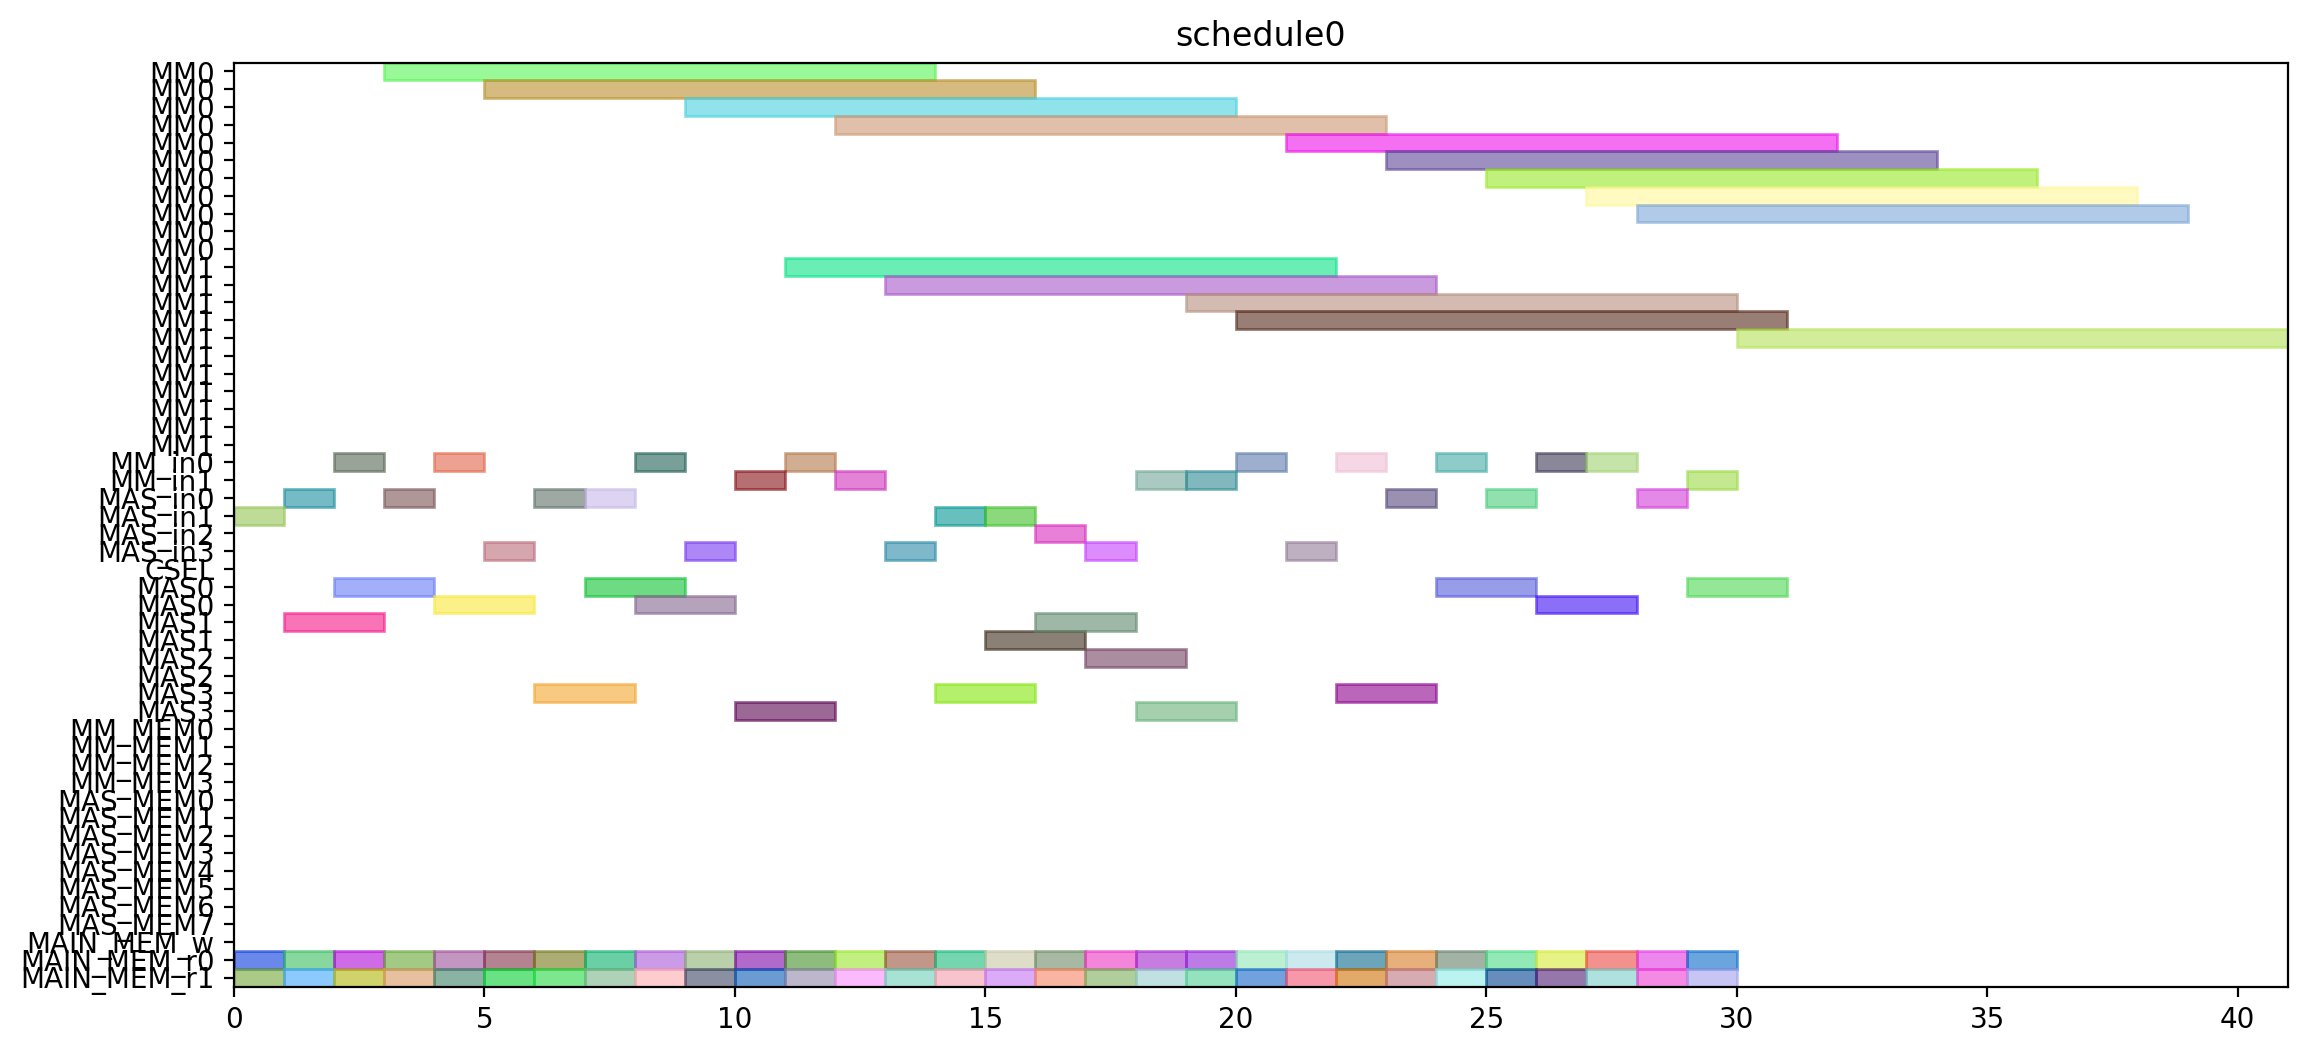

Write Python code to recreate this figure.
from pyschedule import Scenario, solvers, plotters, alt


def solve():
	horizon = 120
	S = Scenario("schedule0", horizon=horizon)

	# resource
	MM = S.Resources('MM', num=2, size=11)
	MM_in = S.Resources('MM_in', num=2)
	MAS_in = S.Resources('MAS_in', num=4)
	CSEL = S.Resource('CSEL')
	MAS = S.Resources('MAS', num=4, size=2, periods=range(1, horizon))
	MM_MEM = S.Resources('MM_MEM', num=4)
	MAS_MEM = S.Resources('MAS_MEM', num=8)
	MAIN_MEM_w = S.Resource('MAIN_MEM_w', size=1)
	MAIN_MEM_r = S.Resources('MAIN_MEM_r', num=2)

	# result of previous scheduling

	# new tasks
	r1_t0 = S.Task('r1_t0', length=11, delay_cost=1)
	r1_t0 += alt(MM)
	r1_t0_in = S.Task('r1_t0_in', length=1, delay_cost=1)
	r1_t0_in += alt(MM_in)
	S += r1_t0_in*MM_in[0]<=r1_t0*MM[0]
	S += r1_t0_in*MM_in[1]<=r1_t0*MM[1]
	r1_t0_mem0 = S.Task('r1_t0_mem0', length=1, delay_cost=1)
	r1_t0_mem0 += MAIN_MEM_r[0]
	S += r1_t0_mem0 <= r1_t0

	r1_t0_mem1 = S.Task('r1_t0_mem1', length=1, delay_cost=1)
	r1_t0_mem1 += MAIN_MEM_r[1]
	S += r1_t0_mem1 <= r1_t0

	r1_t1 = S.Task('r1_t1', length=11, delay_cost=1)
	r1_t1 += alt(MM)
	r1_t1_in = S.Task('r1_t1_in', length=1, delay_cost=1)
	r1_t1_in += alt(MM_in)
	S += r1_t1_in*MM_in[0]<=r1_t1*MM[0]
	S += r1_t1_in*MM_in[1]<=r1_t1*MM[1]
	r1_t1_mem0 = S.Task('r1_t1_mem0', length=1, delay_cost=1)
	r1_t1_mem0 += MAIN_MEM_r[0]
	S += r1_t1_mem0 <= r1_t1

	r1_t1_mem1 = S.Task('r1_t1_mem1', length=1, delay_cost=1)
	r1_t1_mem1 += MAIN_MEM_r[1]
	S += r1_t1_mem1 <= r1_t1

	r1_t2 = S.Task('r1_t2', length=2, delay_cost=1)
	r1_t2 += alt(MAS)
	r1_t2_in = S.Task('r1_t2_in', length=1, delay_cost=1)
	r1_t2_in += alt(MAS_in)
	S += r1_t2_in*MAS_in[0]<=r1_t2*MAS[0]

	S += r1_t2_in*MAS_in[1]<=r1_t2*MAS[1]

	S += r1_t2_in*MAS_in[2]<=r1_t2*MAS[2]

	S += r1_t2_in*MAS_in[3]<=r1_t2*MAS[3]

	r1_t2_mem0 = S.Task('r1_t2_mem0', length=1, delay_cost=1)
	r1_t2_mem0 += MAIN_MEM_r[0]
	S += r1_t2_mem0 <= r1_t2

	r1_t2_mem1 = S.Task('r1_t2_mem1', length=1, delay_cost=1)
	r1_t2_mem1 += MAIN_MEM_r[1]
	S += r1_t2_mem1 <= r1_t2

	r1_t3 = S.Task('r1_t3', length=2, delay_cost=1)
	r1_t3 += alt(MAS)
	r1_t3_in = S.Task('r1_t3_in', length=1, delay_cost=1)
	r1_t3_in += alt(MAS_in)
	S += r1_t3_in*MAS_in[0]<=r1_t3*MAS[0]

	S += r1_t3_in*MAS_in[1]<=r1_t3*MAS[1]

	S += r1_t3_in*MAS_in[2]<=r1_t3*MAS[2]

	S += r1_t3_in*MAS_in[3]<=r1_t3*MAS[3]

	r1_t3_mem0 = S.Task('r1_t3_mem0', length=1, delay_cost=1)
	r1_t3_mem0 += MAIN_MEM_r[0]
	S += r1_t3_mem0 <= r1_t3

	r1_t3_mem1 = S.Task('r1_t3_mem1', length=1, delay_cost=1)
	r1_t3_mem1 += MAIN_MEM_r[1]
	S += r1_t3_mem1 <= r1_t3

	r3_t0 = S.Task('r3_t0', length=11, delay_cost=1)
	r3_t0 += alt(MM)
	r3_t0_in = S.Task('r3_t0_in', length=1, delay_cost=1)
	r3_t0_in += alt(MM_in)
	S += r3_t0_in*MM_in[0]<=r3_t0*MM[0]
	S += r3_t0_in*MM_in[1]<=r3_t0*MM[1]
	r3_t0_mem0 = S.Task('r3_t0_mem0', length=1, delay_cost=1)
	r3_t0_mem0 += MAIN_MEM_r[0]
	S += r3_t0_mem0 <= r3_t0

	r3_t0_mem1 = S.Task('r3_t0_mem1', length=1, delay_cost=1)
	r3_t0_mem1 += MAIN_MEM_r[1]
	S += r3_t0_mem1 <= r3_t0

	r3_t1 = S.Task('r3_t1', length=11, delay_cost=1)
	r3_t1 += alt(MM)
	r3_t1_in = S.Task('r3_t1_in', length=1, delay_cost=1)
	r3_t1_in += alt(MM_in)
	S += r3_t1_in*MM_in[0]<=r3_t1*MM[0]
	S += r3_t1_in*MM_in[1]<=r3_t1*MM[1]
	r3_t1_mem0 = S.Task('r3_t1_mem0', length=1, delay_cost=1)
	r3_t1_mem0 += MAIN_MEM_r[0]
	S += r3_t1_mem0 <= r3_t1

	r3_t1_mem1 = S.Task('r3_t1_mem1', length=1, delay_cost=1)
	r3_t1_mem1 += MAIN_MEM_r[1]
	S += r3_t1_mem1 <= r3_t1

	r3_t2 = S.Task('r3_t2', length=2, delay_cost=1)
	r3_t2 += alt(MAS)
	r3_t2_in = S.Task('r3_t2_in', length=1, delay_cost=1)
	r3_t2_in += alt(MAS_in)
	S += r3_t2_in*MAS_in[0]<=r3_t2*MAS[0]

	S += r3_t2_in*MAS_in[1]<=r3_t2*MAS[1]

	S += r3_t2_in*MAS_in[2]<=r3_t2*MAS[2]

	S += r3_t2_in*MAS_in[3]<=r3_t2*MAS[3]

	r3_t2_mem0 = S.Task('r3_t2_mem0', length=1, delay_cost=1)
	r3_t2_mem0 += MAIN_MEM_r[0]
	S += r3_t2_mem0 <= r3_t2

	r3_t2_mem1 = S.Task('r3_t2_mem1', length=1, delay_cost=1)
	r3_t2_mem1 += MAIN_MEM_r[1]
	S += r3_t2_mem1 <= r3_t2

	r3_t3 = S.Task('r3_t3', length=2, delay_cost=1)
	r3_t3 += alt(MAS)
	r3_t3_in = S.Task('r3_t3_in', length=1, delay_cost=1)
	r3_t3_in += alt(MAS_in)
	S += r3_t3_in*MAS_in[0]<=r3_t3*MAS[0]

	S += r3_t3_in*MAS_in[1]<=r3_t3*MAS[1]

	S += r3_t3_in*MAS_in[2]<=r3_t3*MAS[2]

	S += r3_t3_in*MAS_in[3]<=r3_t3*MAS[3]

	r3_t3_mem0 = S.Task('r3_t3_mem0', length=1, delay_cost=1)
	r3_t3_mem0 += MAIN_MEM_r[0]
	S += r3_t3_mem0 <= r3_t3

	r3_t3_mem1 = S.Task('r3_t3_mem1', length=1, delay_cost=1)
	r3_t3_mem1 += MAIN_MEM_r[1]
	S += r3_t3_mem1 <= r3_t3

	r4_t0 = S.Task('r4_t0', length=11, delay_cost=1)
	r4_t0 += alt(MM)
	r4_t0_in = S.Task('r4_t0_in', length=1, delay_cost=1)
	r4_t0_in += alt(MM_in)
	S += r4_t0_in*MM_in[0]<=r4_t0*MM[0]
	S += r4_t0_in*MM_in[1]<=r4_t0*MM[1]
	r4_t0_mem0 = S.Task('r4_t0_mem0', length=1, delay_cost=1)
	r4_t0_mem0 += MAIN_MEM_r[0]
	S += r4_t0_mem0 <= r4_t0

	r4_t0_mem1 = S.Task('r4_t0_mem1', length=1, delay_cost=1)
	r4_t0_mem1 += MAIN_MEM_r[1]
	S += r4_t0_mem1 <= r4_t0

	r4_t1 = S.Task('r4_t1', length=11, delay_cost=1)
	r4_t1 += alt(MM)
	r4_t1_in = S.Task('r4_t1_in', length=1, delay_cost=1)
	r4_t1_in += alt(MM_in)
	S += r4_t1_in*MM_in[0]<=r4_t1*MM[0]
	S += r4_t1_in*MM_in[1]<=r4_t1*MM[1]
	r4_t1_mem0 = S.Task('r4_t1_mem0', length=1, delay_cost=1)
	r4_t1_mem0 += MAIN_MEM_r[0]
	S += r4_t1_mem0 <= r4_t1

	r4_t1_mem1 = S.Task('r4_t1_mem1', length=1, delay_cost=1)
	r4_t1_mem1 += MAIN_MEM_r[1]
	S += r4_t1_mem1 <= r4_t1

	r4_t2 = S.Task('r4_t2', length=2, delay_cost=1)
	r4_t2 += alt(MAS)
	r4_t2_in = S.Task('r4_t2_in', length=1, delay_cost=1)
	r4_t2_in += alt(MAS_in)
	S += r4_t2_in*MAS_in[0]<=r4_t2*MAS[0]

	S += r4_t2_in*MAS_in[1]<=r4_t2*MAS[1]

	S += r4_t2_in*MAS_in[2]<=r4_t2*MAS[2]

	S += r4_t2_in*MAS_in[3]<=r4_t2*MAS[3]

	r4_t2_mem0 = S.Task('r4_t2_mem0', length=1, delay_cost=1)
	r4_t2_mem0 += MAIN_MEM_r[0]
	S += r4_t2_mem0 <= r4_t2

	r4_t2_mem1 = S.Task('r4_t2_mem1', length=1, delay_cost=1)
	r4_t2_mem1 += MAIN_MEM_r[1]
	S += r4_t2_mem1 <= r4_t2

	r4_t3 = S.Task('r4_t3', length=2, delay_cost=1)
	r4_t3 += alt(MAS)
	r4_t3_in = S.Task('r4_t3_in', length=1, delay_cost=1)
	r4_t3_in += alt(MAS_in)
	S += r4_t3_in*MAS_in[0]<=r4_t3*MAS[0]

	S += r4_t3_in*MAS_in[1]<=r4_t3*MAS[1]

	S += r4_t3_in*MAS_in[2]<=r4_t3*MAS[2]

	S += r4_t3_in*MAS_in[3]<=r4_t3*MAS[3]

	r4_t3_mem0 = S.Task('r4_t3_mem0', length=1, delay_cost=1)
	r4_t3_mem0 += MAIN_MEM_r[0]
	S += r4_t3_mem0 <= r4_t3

	r4_t3_mem1 = S.Task('r4_t3_mem1', length=1, delay_cost=1)
	r4_t3_mem1 += MAIN_MEM_r[1]
	S += r4_t3_mem1 <= r4_t3

	r5_t0 = S.Task('r5_t0', length=11, delay_cost=1)
	r5_t0 += alt(MM)
	r5_t0_in = S.Task('r5_t0_in', length=1, delay_cost=1)
	r5_t0_in += alt(MM_in)
	S += r5_t0_in*MM_in[0]<=r5_t0*MM[0]
	S += r5_t0_in*MM_in[1]<=r5_t0*MM[1]
	r5_t0_mem0 = S.Task('r5_t0_mem0', length=1, delay_cost=1)
	r5_t0_mem0 += MAIN_MEM_r[0]
	S += r5_t0_mem0 <= r5_t0

	r5_t0_mem1 = S.Task('r5_t0_mem1', length=1, delay_cost=1)
	r5_t0_mem1 += MAIN_MEM_r[1]
	S += r5_t0_mem1 <= r5_t0

	r5_t1 = S.Task('r5_t1', length=11, delay_cost=1)
	r5_t1 += alt(MM)
	r5_t1_in = S.Task('r5_t1_in', length=1, delay_cost=1)
	r5_t1_in += alt(MM_in)
	S += r5_t1_in*MM_in[0]<=r5_t1*MM[0]
	S += r5_t1_in*MM_in[1]<=r5_t1*MM[1]
	r5_t1_mem0 = S.Task('r5_t1_mem0', length=1, delay_cost=1)
	r5_t1_mem0 += MAIN_MEM_r[0]
	S += r5_t1_mem0 <= r5_t1

	r5_t1_mem1 = S.Task('r5_t1_mem1', length=1, delay_cost=1)
	r5_t1_mem1 += MAIN_MEM_r[1]
	S += r5_t1_mem1 <= r5_t1

	r5_t2 = S.Task('r5_t2', length=2, delay_cost=1)
	r5_t2 += alt(MAS)
	r5_t2_in = S.Task('r5_t2_in', length=1, delay_cost=1)
	r5_t2_in += alt(MAS_in)
	S += r5_t2_in*MAS_in[0]<=r5_t2*MAS[0]

	S += r5_t2_in*MAS_in[1]<=r5_t2*MAS[1]

	S += r5_t2_in*MAS_in[2]<=r5_t2*MAS[2]

	S += r5_t2_in*MAS_in[3]<=r5_t2*MAS[3]

	r5_t2_mem0 = S.Task('r5_t2_mem0', length=1, delay_cost=1)
	r5_t2_mem0 += MAIN_MEM_r[0]
	S += r5_t2_mem0 <= r5_t2

	r5_t2_mem1 = S.Task('r5_t2_mem1', length=1, delay_cost=1)
	r5_t2_mem1 += MAIN_MEM_r[1]
	S += r5_t2_mem1 <= r5_t2

	r5_t3 = S.Task('r5_t3', length=2, delay_cost=1)
	r5_t3 += alt(MAS)
	r5_t3_in = S.Task('r5_t3_in', length=1, delay_cost=1)
	r5_t3_in += alt(MAS_in)
	S += r5_t3_in*MAS_in[0]<=r5_t3*MAS[0]

	S += r5_t3_in*MAS_in[1]<=r5_t3*MAS[1]

	S += r5_t3_in*MAS_in[2]<=r5_t3*MAS[2]

	S += r5_t3_in*MAS_in[3]<=r5_t3*MAS[3]

	r5_t3_mem0 = S.Task('r5_t3_mem0', length=1, delay_cost=1)
	r5_t3_mem0 += MAIN_MEM_r[0]
	S += r5_t3_mem0 <= r5_t3

	r5_t3_mem1 = S.Task('r5_t3_mem1', length=1, delay_cost=1)
	r5_t3_mem1 += MAIN_MEM_r[1]
	S += r5_t3_mem1 <= r5_t3

	r6_t0 = S.Task('r6_t0', length=11, delay_cost=1)
	r6_t0 += alt(MM)
	r6_t0_in = S.Task('r6_t0_in', length=1, delay_cost=1)
	r6_t0_in += alt(MM_in)
	S += r6_t0_in*MM_in[0]<=r6_t0*MM[0]
	S += r6_t0_in*MM_in[1]<=r6_t0*MM[1]
	r6_t0_mem0 = S.Task('r6_t0_mem0', length=1, delay_cost=1)
	r6_t0_mem0 += MAIN_MEM_r[0]
	S += r6_t0_mem0 <= r6_t0

	r6_t0_mem1 = S.Task('r6_t0_mem1', length=1, delay_cost=1)
	r6_t0_mem1 += MAIN_MEM_r[1]
	S += r6_t0_mem1 <= r6_t0

	r6_t1 = S.Task('r6_t1', length=11, delay_cost=1)
	r6_t1 += alt(MM)
	r6_t1_in = S.Task('r6_t1_in', length=1, delay_cost=1)
	r6_t1_in += alt(MM_in)
	S += r6_t1_in*MM_in[0]<=r6_t1*MM[0]
	S += r6_t1_in*MM_in[1]<=r6_t1*MM[1]
	r6_t1_mem0 = S.Task('r6_t1_mem0', length=1, delay_cost=1)
	r6_t1_mem0 += MAIN_MEM_r[0]
	S += r6_t1_mem0 <= r6_t1

	r6_t1_mem1 = S.Task('r6_t1_mem1', length=1, delay_cost=1)
	r6_t1_mem1 += MAIN_MEM_r[1]
	S += r6_t1_mem1 <= r6_t1

	r6_t2 = S.Task('r6_t2', length=2, delay_cost=1)
	r6_t2 += alt(MAS)
	r6_t2_in = S.Task('r6_t2_in', length=1, delay_cost=1)
	r6_t2_in += alt(MAS_in)
	S += r6_t2_in*MAS_in[0]<=r6_t2*MAS[0]

	S += r6_t2_in*MAS_in[1]<=r6_t2*MAS[1]

	S += r6_t2_in*MAS_in[2]<=r6_t2*MAS[2]

	S += r6_t2_in*MAS_in[3]<=r6_t2*MAS[3]

	r6_t2_mem0 = S.Task('r6_t2_mem0', length=1, delay_cost=1)
	r6_t2_mem0 += MAIN_MEM_r[0]
	S += r6_t2_mem0 <= r6_t2

	r6_t2_mem1 = S.Task('r6_t2_mem1', length=1, delay_cost=1)
	r6_t2_mem1 += MAIN_MEM_r[1]
	S += r6_t2_mem1 <= r6_t2

	r6_t3 = S.Task('r6_t3', length=2, delay_cost=1)
	r6_t3 += alt(MAS)
	r6_t3_in = S.Task('r6_t3_in', length=1, delay_cost=1)
	r6_t3_in += alt(MAS_in)
	S += r6_t3_in*MAS_in[0]<=r6_t3*MAS[0]

	S += r6_t3_in*MAS_in[1]<=r6_t3*MAS[1]

	S += r6_t3_in*MAS_in[2]<=r6_t3*MAS[2]

	S += r6_t3_in*MAS_in[3]<=r6_t3*MAS[3]

	r6_t3_mem0 = S.Task('r6_t3_mem0', length=1, delay_cost=1)
	r6_t3_mem0 += MAIN_MEM_r[0]
	S += r6_t3_mem0 <= r6_t3

	r6_t3_mem1 = S.Task('r6_t3_mem1', length=1, delay_cost=1)
	r6_t3_mem1 += MAIN_MEM_r[1]
	S += r6_t3_mem1 <= r6_t3

	r9_t2 = S.Task('r9_t2', length=2, delay_cost=1)
	r9_t2 += alt(MAS)
	r9_t2_in = S.Task('r9_t2_in', length=1, delay_cost=1)
	r9_t2_in += alt(MAS_in)
	S += r9_t2_in*MAS_in[0]<=r9_t2*MAS[0]

	S += r9_t2_in*MAS_in[1]<=r9_t2*MAS[1]

	S += r9_t2_in*MAS_in[2]<=r9_t2*MAS[2]

	S += r9_t2_in*MAS_in[3]<=r9_t2*MAS[3]

	r9_t2_mem0 = S.Task('r9_t2_mem0', length=1, delay_cost=1)
	r9_t2_mem0 += MAIN_MEM_r[0]
	S += r9_t2_mem0 <= r9_t2

	r9_t2_mem1 = S.Task('r9_t2_mem1', length=1, delay_cost=1)
	r9_t2_mem1 += MAIN_MEM_r[1]
	S += r9_t2_mem1 <= r9_t2

	r12_t0 = S.Task('r12_t0', length=11, delay_cost=1)
	r12_t0 += alt(MM)
	r12_t0_in = S.Task('r12_t0_in', length=1, delay_cost=1)
	r12_t0_in += alt(MM_in)
	S += r12_t0_in*MM_in[0]<=r12_t0*MM[0]
	S += r12_t0_in*MM_in[1]<=r12_t0*MM[1]
	r12_t0_mem0 = S.Task('r12_t0_mem0', length=1, delay_cost=1)
	r12_t0_mem0 += MAIN_MEM_r[0]
	S += r12_t0_mem0 <= r12_t0

	r12_t0_mem1 = S.Task('r12_t0_mem1', length=1, delay_cost=1)
	r12_t0_mem1 += MAIN_MEM_r[1]
	S += r12_t0_mem1 <= r12_t0

	r12_t1 = S.Task('r12_t1', length=11, delay_cost=1)
	r12_t1 += alt(MM)
	r12_t1_in = S.Task('r12_t1_in', length=1, delay_cost=1)
	r12_t1_in += alt(MM_in)
	S += r12_t1_in*MM_in[0]<=r12_t1*MM[0]
	S += r12_t1_in*MM_in[1]<=r12_t1*MM[1]
	r12_t1_mem0 = S.Task('r12_t1_mem0', length=1, delay_cost=1)
	r12_t1_mem0 += MAIN_MEM_r[0]
	S += r12_t1_mem0 <= r12_t1

	r12_t1_mem1 = S.Task('r12_t1_mem1', length=1, delay_cost=1)
	r12_t1_mem1 += MAIN_MEM_r[1]
	S += r12_t1_mem1 <= r12_t1

	r12_t2 = S.Task('r12_t2', length=2, delay_cost=1)
	r12_t2 += alt(MAS)
	r12_t2_in = S.Task('r12_t2_in', length=1, delay_cost=1)
	r12_t2_in += alt(MAS_in)
	S += r12_t2_in*MAS_in[0]<=r12_t2*MAS[0]

	S += r12_t2_in*MAS_in[1]<=r12_t2*MAS[1]

	S += r12_t2_in*MAS_in[2]<=r12_t2*MAS[2]

	S += r12_t2_in*MAS_in[3]<=r12_t2*MAS[3]

	r12_t2_mem0 = S.Task('r12_t2_mem0', length=1, delay_cost=1)
	r12_t2_mem0 += MAIN_MEM_r[0]
	S += r12_t2_mem0 <= r12_t2

	r12_t2_mem1 = S.Task('r12_t2_mem1', length=1, delay_cost=1)
	r12_t2_mem1 += MAIN_MEM_r[1]
	S += r12_t2_mem1 <= r12_t2

	r12_t3 = S.Task('r12_t3', length=2, delay_cost=1)
	r12_t3 += alt(MAS)
	r12_t3_in = S.Task('r12_t3_in', length=1, delay_cost=1)
	r12_t3_in += alt(MAS_in)
	S += r12_t3_in*MAS_in[0]<=r12_t3*MAS[0]

	S += r12_t3_in*MAS_in[1]<=r12_t3*MAS[1]

	S += r12_t3_in*MAS_in[2]<=r12_t3*MAS[2]

	S += r12_t3_in*MAS_in[3]<=r12_t3*MAS[3]

	r12_t3_mem0 = S.Task('r12_t3_mem0', length=1, delay_cost=1)
	r12_t3_mem0 += MAIN_MEM_r[0]
	S += r12_t3_mem0 <= r12_t3

	r12_t3_mem1 = S.Task('r12_t3_mem1', length=1, delay_cost=1)
	r12_t3_mem1 += MAIN_MEM_r[1]
	S += r12_t3_mem1 <= r12_t3

	r13_t0 = S.Task('r13_t0', length=11, delay_cost=1)
	r13_t0 += alt(MM)
	r13_t0_in = S.Task('r13_t0_in', length=1, delay_cost=1)
	r13_t0_in += alt(MM_in)
	S += r13_t0_in*MM_in[0]<=r13_t0*MM[0]
	S += r13_t0_in*MM_in[1]<=r13_t0*MM[1]
	r13_t0_mem0 = S.Task('r13_t0_mem0', length=1, delay_cost=1)
	r13_t0_mem0 += MAIN_MEM_r[0]
	S += r13_t0_mem0 <= r13_t0

	r13_t0_mem1 = S.Task('r13_t0_mem1', length=1, delay_cost=1)
	r13_t0_mem1 += MAIN_MEM_r[1]
	S += r13_t0_mem1 <= r13_t0

	r13_t1 = S.Task('r13_t1', length=11, delay_cost=1)
	r13_t1 += alt(MM)
	r13_t1_in = S.Task('r13_t1_in', length=1, delay_cost=1)
	r13_t1_in += alt(MM_in)
	S += r13_t1_in*MM_in[0]<=r13_t1*MM[0]
	S += r13_t1_in*MM_in[1]<=r13_t1*MM[1]
	r13_t1_mem0 = S.Task('r13_t1_mem0', length=1, delay_cost=1)
	r13_t1_mem0 += MAIN_MEM_r[0]
	S += r13_t1_mem0 <= r13_t1

	r13_t1_mem1 = S.Task('r13_t1_mem1', length=1, delay_cost=1)
	r13_t1_mem1 += MAIN_MEM_r[1]
	S += r13_t1_mem1 <= r13_t1

	r13_t2 = S.Task('r13_t2', length=2, delay_cost=1)
	r13_t2 += alt(MAS)
	r13_t2_in = S.Task('r13_t2_in', length=1, delay_cost=1)
	r13_t2_in += alt(MAS_in)
	S += r13_t2_in*MAS_in[0]<=r13_t2*MAS[0]

	S += r13_t2_in*MAS_in[1]<=r13_t2*MAS[1]

	S += r13_t2_in*MAS_in[2]<=r13_t2*MAS[2]

	S += r13_t2_in*MAS_in[3]<=r13_t2*MAS[3]

	r13_t2_mem0 = S.Task('r13_t2_mem0', length=1, delay_cost=1)
	r13_t2_mem0 += MAIN_MEM_r[0]
	S += r13_t2_mem0 <= r13_t2

	r13_t2_mem1 = S.Task('r13_t2_mem1', length=1, delay_cost=1)
	r13_t2_mem1 += MAIN_MEM_r[1]
	S += r13_t2_mem1 <= r13_t2

	r13_t3 = S.Task('r13_t3', length=2, delay_cost=1)
	r13_t3 += alt(MAS)
	r13_t3_in = S.Task('r13_t3_in', length=1, delay_cost=1)
	r13_t3_in += alt(MAS_in)
	S += r13_t3_in*MAS_in[0]<=r13_t3*MAS[0]

	S += r13_t3_in*MAS_in[1]<=r13_t3*MAS[1]

	S += r13_t3_in*MAS_in[2]<=r13_t3*MAS[2]

	S += r13_t3_in*MAS_in[3]<=r13_t3*MAS[3]

	r13_t3_mem0 = S.Task('r13_t3_mem0', length=1, delay_cost=1)
	r13_t3_mem0 += MAIN_MEM_r[0]
	S += r13_t3_mem0 <= r13_t3

	r13_t3_mem1 = S.Task('r13_t3_mem1', length=1, delay_cost=1)
	r13_t3_mem1 += MAIN_MEM_r[1]
	S += r13_t3_mem1 <= r13_t3

	r16_t3 = S.Task('r16_t3', length=2, delay_cost=1)
	r16_t3 += alt(MAS)
	r16_t3_in = S.Task('r16_t3_in', length=1, delay_cost=1)
	r16_t3_in += alt(MAS_in)
	S += r16_t3_in*MAS_in[0]<=r16_t3*MAS[0]

	S += r16_t3_in*MAS_in[1]<=r16_t3*MAS[1]

	S += r16_t3_in*MAS_in[2]<=r16_t3*MAS[2]

	S += r16_t3_in*MAS_in[3]<=r16_t3*MAS[3]

	r16_t3_mem0 = S.Task('r16_t3_mem0', length=1, delay_cost=1)
	r16_t3_mem0 += MAIN_MEM_r[0]
	S += r16_t3_mem0 <= r16_t3

	r16_t3_mem1 = S.Task('r16_t3_mem1', length=1, delay_cost=1)
	r16_t3_mem1 += MAIN_MEM_r[1]
	S += r16_t3_mem1 <= r16_t3

	solvers.mip.solve(S,msg=1,kind='CPLEX',ratio_gap=1.01)

	solution = [['hoge']*len(S.solution()[1]) for i in range(len(S.solution()))]
	for i in range(len(S.solution())):
		for j in range(len(S.solution()[i])):
			solution[i][j]=str(S.solution()[i][j])
	print(solution)

	cycles = int(solution[-1][3])

	pic_file_name = "/mnt/rose/usr1/fukuda/ABE/multiRAM_multiMAS_16mux/scheduling_result/stage11MM2_stage2MAS4/EP2_YRECOVER/schedule0.png"
	if(S.solution() != []):
		plotters.matplotlib.plot(S,img_filename=pic_file_name, show_task_labels=False, fig_size=(cycles*0.25+3, 6))

	return solution
